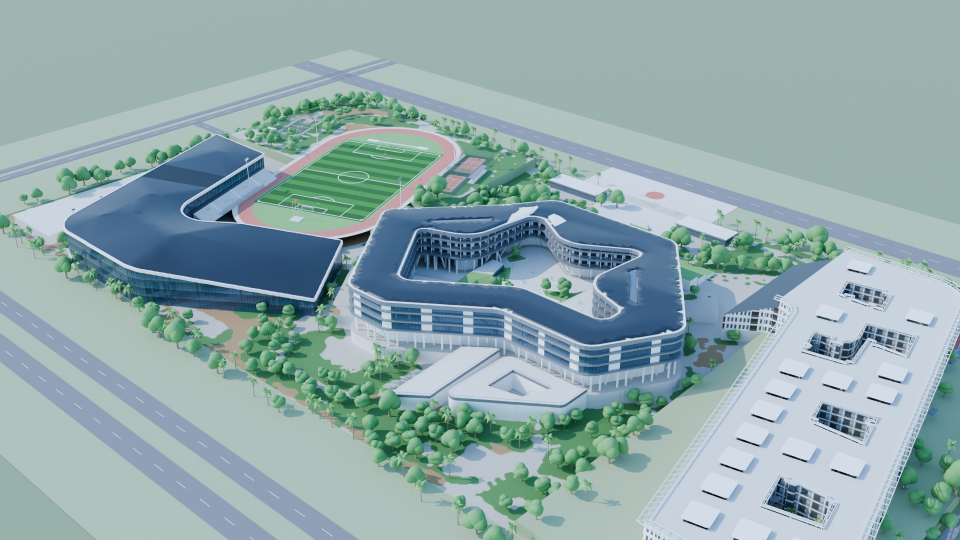
#> input picture renders/aerial.jpg, 1920 x 1080 px (shown at 1/2 size)
$ python -i p7_compare.py   (imports and definitions only)
#> lines starting #> are read from the running program, lines starting #| are printed output that depends on the picture; after the words box and inside, x2 and y2 are one past the last pixel; in counts of white or black regions, pixels touching at a corner belong together
#> further down, picture is the input picture: shape (1080, 1920, 3); mean B, G, R 170.6, 168.7, 144.1
"""P7 门槛：网页预设视点截图（checks/_web/<id>.jpg，?clean&view=<id>，16:9）与同机位 Blender 渲染（renders/<id>.jpg）对比。
指标：网页边缘到 Blender 边缘的倒角距离（中位、p90，占画面宽度）；叠图 → checks/p7_web_vs_blender_<id>.jpg（红 = Blender 边缘）。"""
import os, json, cv2, numpy as np
ROOT = os.path.dirname(os.path.dirname(os.path.abspath(__file__)))


def edges(im):
    g = cv2.GaussianBlur(cv2.cvtColor(im, cv2.COLOR_BGR2GRAY), (0, 0), 1.5)
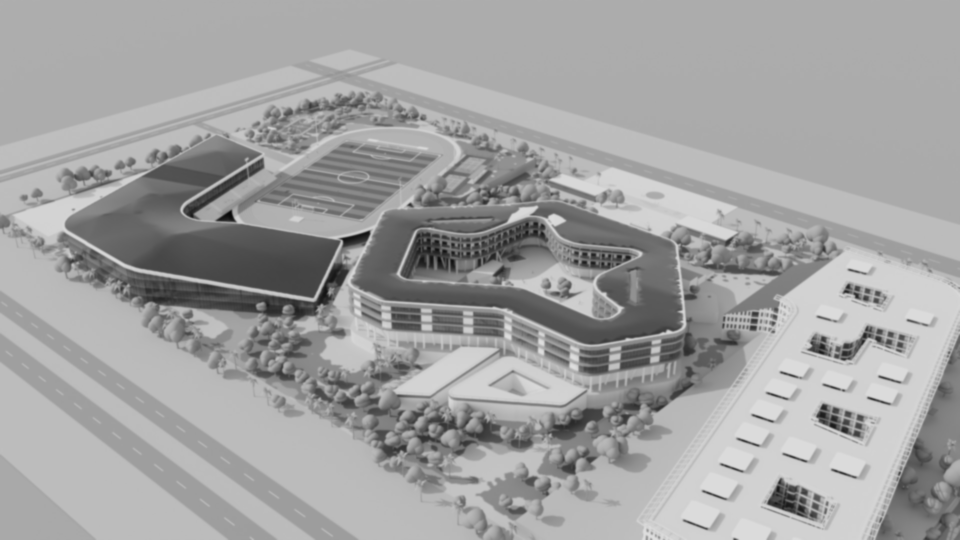
#> g: shape (1080, 1920) (shown at 1/2 size); min 6, max 222, mean 161.6
    return cv2.Canny(g, 40, 110)
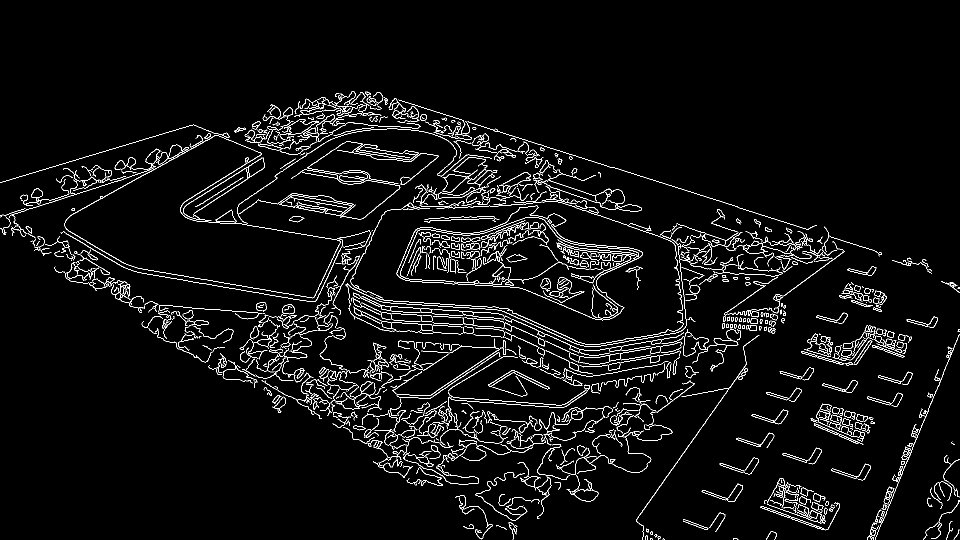
#> returned value: shape (1080, 1920) (shown at 1/2 size); 3.9% white in thin lines or dots, all inside (x1, y1, x2, y2) = (0, 182, 1920, 1080)


def main():
    out = {}
    for v in json.load(open(os.path.join(ROOT, 'data', 'views.json')))['views']:
        w = cv2.imread(os.path.join(ROOT, 'checks', '_web', f"{v['id']}.jpg"))
        b = cv2.imread(os.path.join(ROOT, 'renders', f"{v['id']}.jpg"))
        if w is None or b is None:
            continue
        b = cv2.resize(b, (w.shape[1], w.shape[0]), interpolation=cv2.INTER_AREA)
        ew, eb = edges(w), edges(b)
        dt = cv2.distanceTransform(255 - eb, cv2.DIST_L2, 5)
        d = dt[ew > 0]
        # 只统计双方都有的结构边缘：剔除 > 30 px 的（树形、阴影、纹理差异）
        dd = d[d < 30]
        out[v['id']] = dict(median_pct=round(float(np.median(dd)) / w.shape[1] * 100, 3),
                            p90_pct=round(float(np.percentile(dd, 90)) / w.shape[1] * 100, 3),
                            matched_frac=round(float(len(dd) / max(1, len(d))), 2))
        ov = cv2.addWeighted(w, 0.6, b, 0.4, 0)
        ov[cv2.dilate(eb, np.ones((2, 2), np.uint8)) > 0] = (0, 0, 255)
        s = 0.5
        im = np.hstack([cv2.resize(w, None, fx=s, fy=s), cv2.resize(ov, None, fx=s, fy=s)])
        cv2.putText(im, f"{v['id']}  web | web+blender edges (red)  median {out[v['id']]['median_pct']}% W", (10, 24), 0, 0.6, (0, 0, 0), 2)
        cv2.imwrite(os.path.join(ROOT, 'checks', f"p7_web_vs_blender_{v['id']}.jpg"), im, [cv2.IMWRITE_JPEG_QUALITY, 85])
    json.dump(out, open(os.path.join(ROOT, 'data', '_p7_web_gate.json'), 'w'), indent=1)
    print(json.dumps(out, indent=1))


# [2 lines not run here, left out]

>>> import cv2
>>> picture = cv2.imread('../renders/aerial.jpg')
>>> result = edges(picture)

$ run again, on renders/north_entrance.jpg
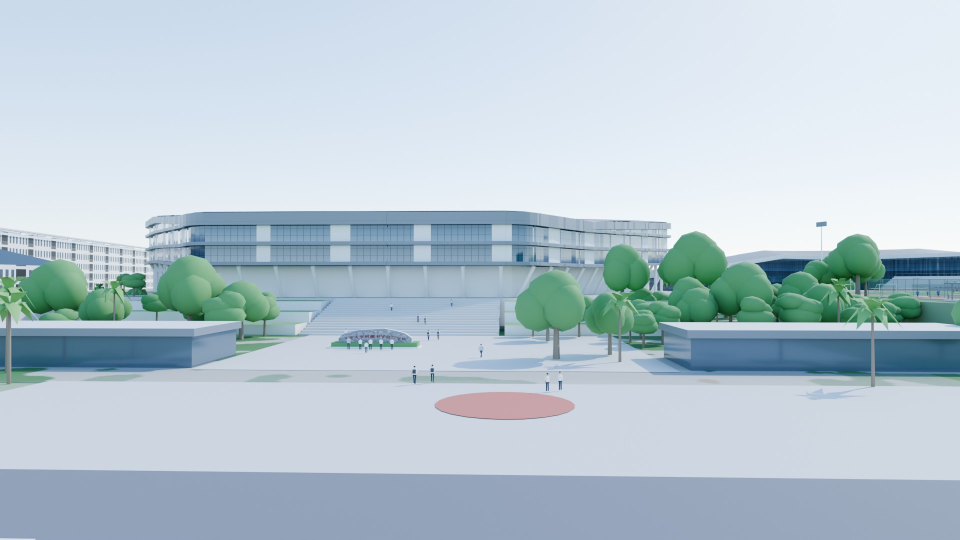
#> input picture renders/north_entrance.jpg, 1920 x 1080 px (shown at 1/2 size)
#> picture is the input picture: shape (1080, 1920, 3); mean B, G, R 209.6, 199.8, 183.2
#> in edges, `g = cv2.GaussianBlur(cv2.cvtColor(im, cv2.COLOR_BGR2GRAY), (0, 0), 1.5)`:
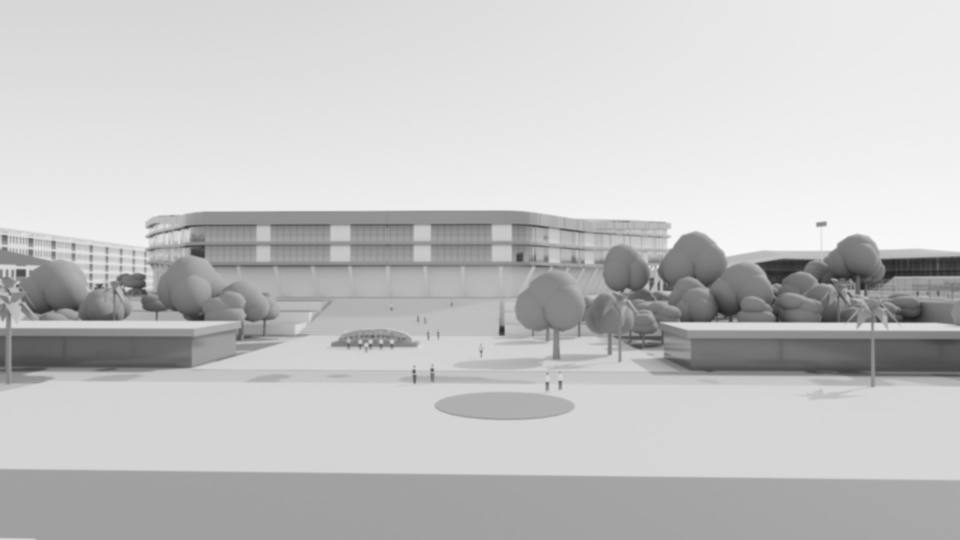
#> g: shape (1080, 1920) (shown at 1/2 size); min 30, max 249, mean 195.9
#> in edges, `return cv2.Canny(g, 40, 110)`:
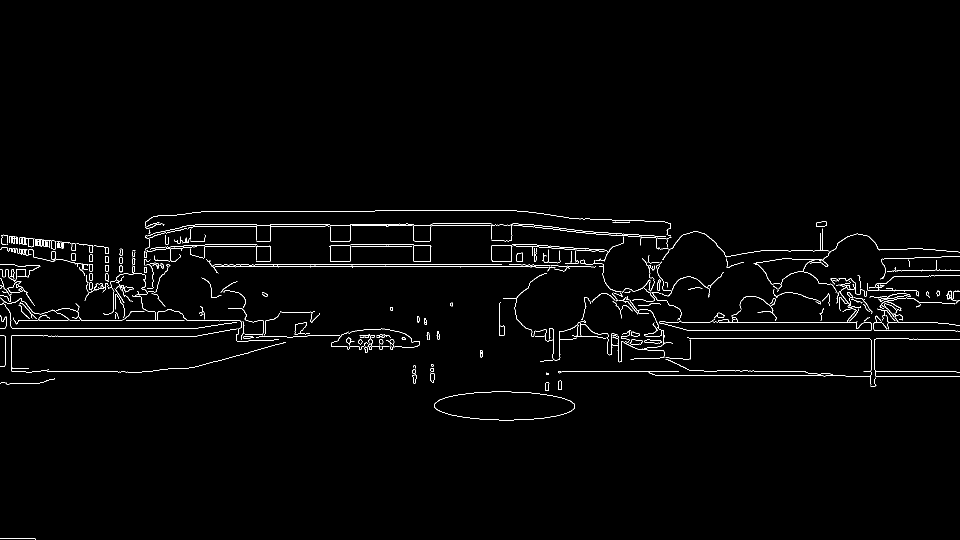
#> returned value: shape (1080, 1920) (shown at 1/2 size); 1.4% white in thin lines or dots, all inside (x1, y1, x2, y2) = (0, 421, 1920, 1080)

$ run again, on renders/sports_art.jpg
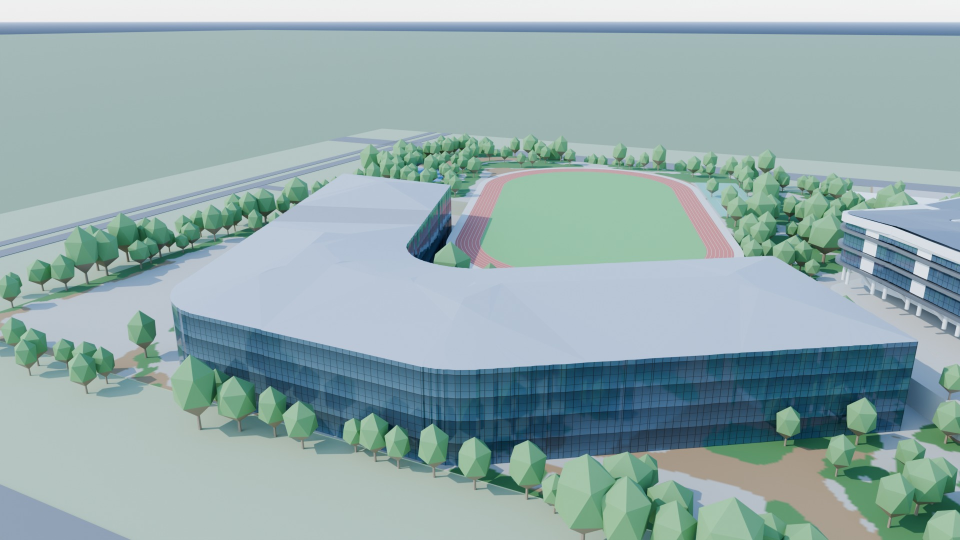
#> input picture renders/sports_art.jpg, 1920 x 1080 px (shown at 1/2 size)
#> picture is the input picture: shape (1080, 1920, 3); mean B, G, R 171.9, 171.5, 148.2
#> in edges, `g = cv2.GaussianBlur(cv2.cvtColor(im, cv2.COLOR_BGR2GRAY), (0, 0), 1.5)`:
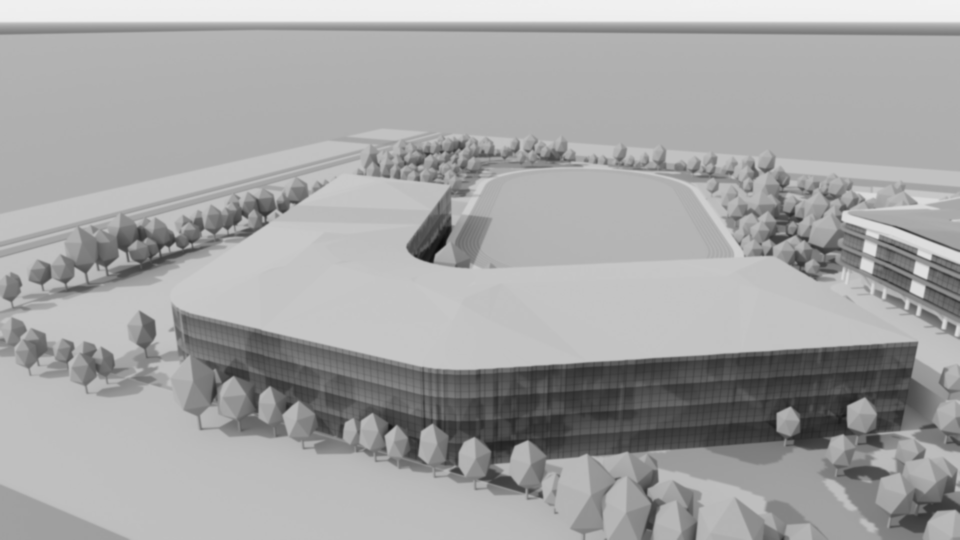
#> g: shape (1080, 1920) (shown at 1/2 size); min 9, max 242, mean 164.5
#> in edges, `return cv2.Canny(g, 40, 110)`:
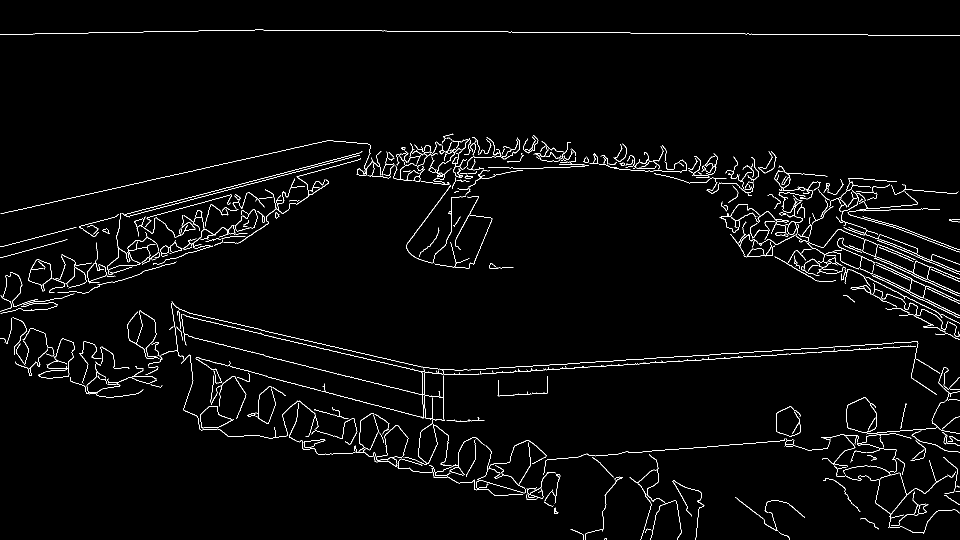
#> returned value: shape (1080, 1920) (shown at 1/2 size); 2.3% white in thin lines or dots

$ run again, on renders/sports_courts.jpg
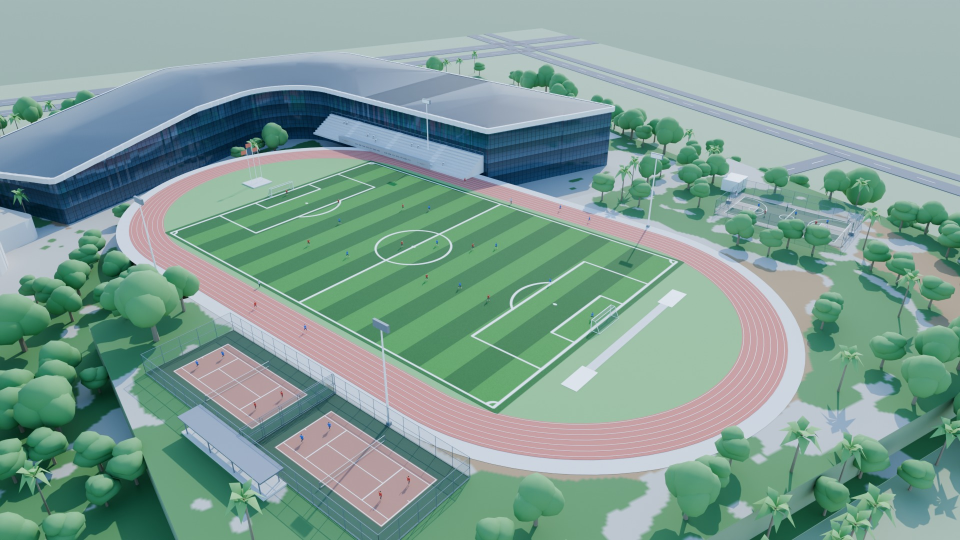
#> input picture renders/sports_courts.jpg, 1920 x 1080 px (shown at 1/2 size)
#> picture is the input picture: shape (1080, 1920, 3); mean B, G, R 148.8, 158.6, 128.5
#> in edges, `g = cv2.GaussianBlur(cv2.cvtColor(im, cv2.COLOR_BGR2GRAY), (0, 0), 1.5)`:
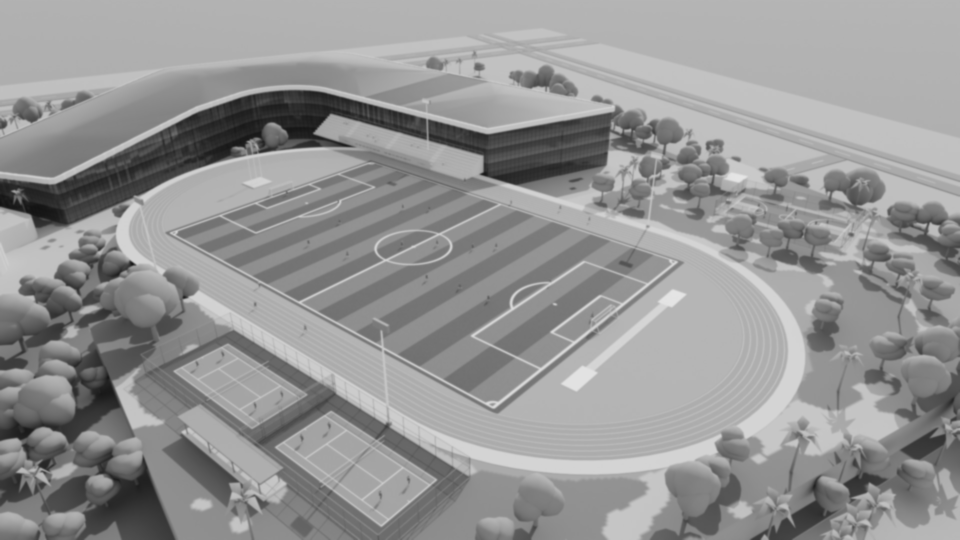
#> g: shape (1080, 1920) (shown at 1/2 size); min 18, max 229, mean 148.5
#> in edges, `return cv2.Canny(g, 40, 110)`:
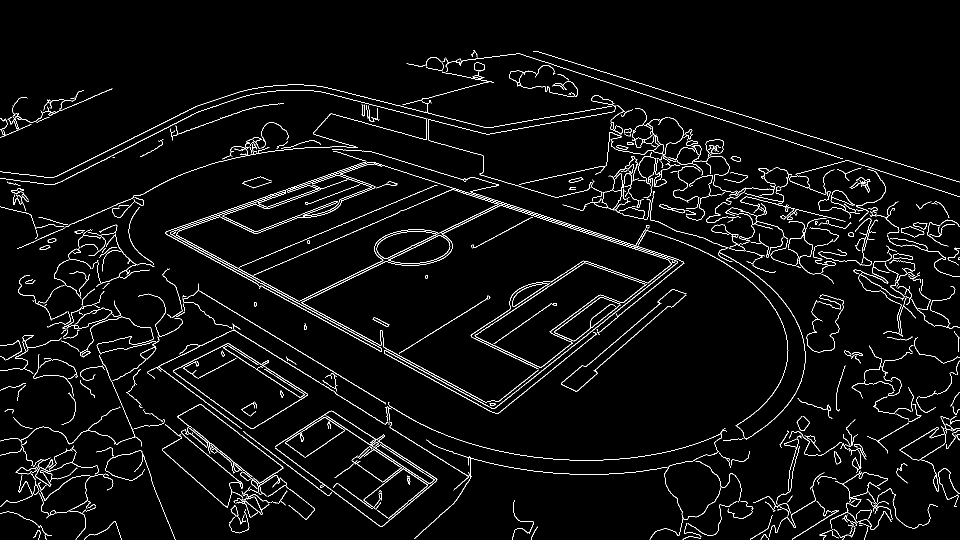
#> returned value: shape (1080, 1920) (shown at 1/2 size); 3.5% white in thin lines or dots
